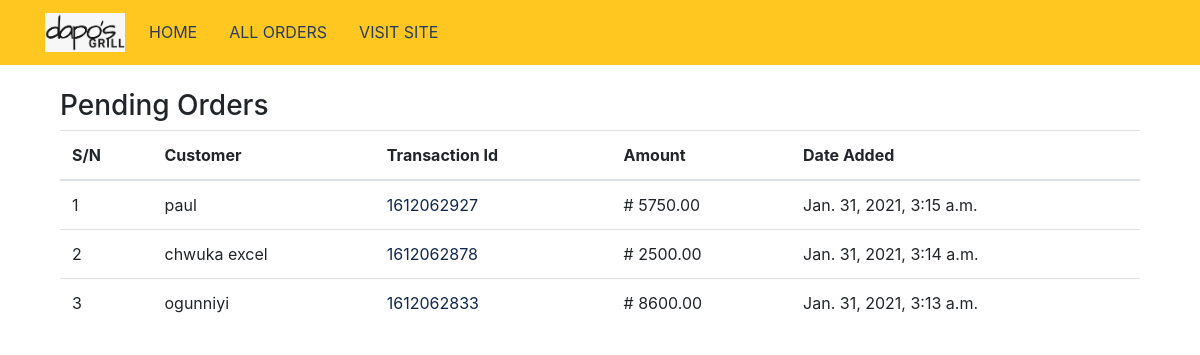
Screenshot of /admin_home/ (signed in) with the database file from the repository.
### store/models.py (models this page shows, shortened)
class Order(models.Model):
    customer = models.ForeignKey(Customer, null=True, blank=True, on_delete=models.SET_NULL)
    date_ordered = models.DateTimeField(auto_now_add=True)
    complete = models.BooleanField(default=False)
    transaction_id = models.IntegerField(null=True)
    order_status = models.CharField(max_length = 100, choices = ORDER_STATUS, default="Order Not Yet Recieved")
    @property
    def get_cart_total(self):
        orderitems = self.orderitem_set.all()
        total = sum([item.get_total for item in orderitems])
        return total

class Customer(models.Model):
    user = models.OneToOneField(User, null=True, blank=True, on_delete=models.CASCADE)
    name = models.CharField(max_length=100,null=True)
    email = models.CharField(max_length = 200)

class OrderItem(models.Model):
    product = models.ForeignKey(Product, null=True, blank=True, on_delete=models.SET_NULL)
    order = models.ForeignKey(Order, null=True, blank=True, on_delete=models.SET_NULL)
    quantity = models.IntegerField(default=0, null=True, blank=True)
    date_added= models.DateTimeField(auto_now_add=True)
    @property
    def get_total(self):
        total = self.product.price * self.quantity
        return total

class Product(models.Model):
    name = models.CharField(max_length=100,null=True)
    price = models.DecimalField(max_digits = 7, decimal_places=2)
    digital = models.BooleanField(default=False,null=True, blank=True)
    image = models.ImageField(null=True, blank=True)

### store/views.py (the view)
# urls.py: path('admin_home/', views.adminhome, name="adminhome"),
def adminhome(request):
    orders = Order.objects.filter(order_status = "Order Processing").order_by('-id')
    if request.user.is_authenticated and Admin.objects.filter(user=request.user).exists():
        pass
    else:
        return redirect('adminlogin')
    context = {'orders': orders}
    return render(request, 'store/admin_home.html', context)

### store/Templates/store/admin_home.html
{% extends 'store/adminbase.html' %}
{% load static %}
{% block content %}
<div class="container">
    <div class="row">
        <div class="col-md-12">
        <h3>Pending Orders</h3>
        <table class="table">
            <thead>
                <tr>
                    <th>S/N</th>
                    <th>Customer </th>
                    <th>Transaction Id</th>
                    <th> Amount </th>
                    <th> Date Added </th>
                </tr>
            </thead>
            <tbody>
                {% for order in orders %}
                <tr>
                        <td>{{forloop.counter}}</td>
                        <td> {{order.customer.name}} </td>
                        <td><a href="{% url 'adminhomeid' order.id%}">{{order.transaction_id}}</a></td>
                        <td># {{ order.get_cart_total|floatformat:2 }} </td>
                        <td>{{order.date_ordered}}</td>
                    </tr>
                {%endfor%}
            </tbody>
        </table>
        </div>
    </div>
</div>
{% endblock content %}

### dapogrill/static/css/main.css (style rules this page uses)
body { background-color: hsl(0, 0%, 98%); }
h1,h2,h3,h4,h5,h6 { color:hsl(0, 0%, 30%); }

### rows the page displays
Order: customer.name "paul", transaction_id "1612062927", get_cart_total "5750.00", date_ordered "Jan. 31, 2021, 3:15 a.m."
Order: customer.name "chwuka excel", transaction_id "1612062878", get_cart_total "2500.00", date_ordered "Jan. 31, 2021, 3:14 a.m."
Order: customer.name "ogunniyi", transaction_id "1612062833", get_cart_total "8600.00", date_ordered "Jan. 31, 2021, 3:13 a.m."
